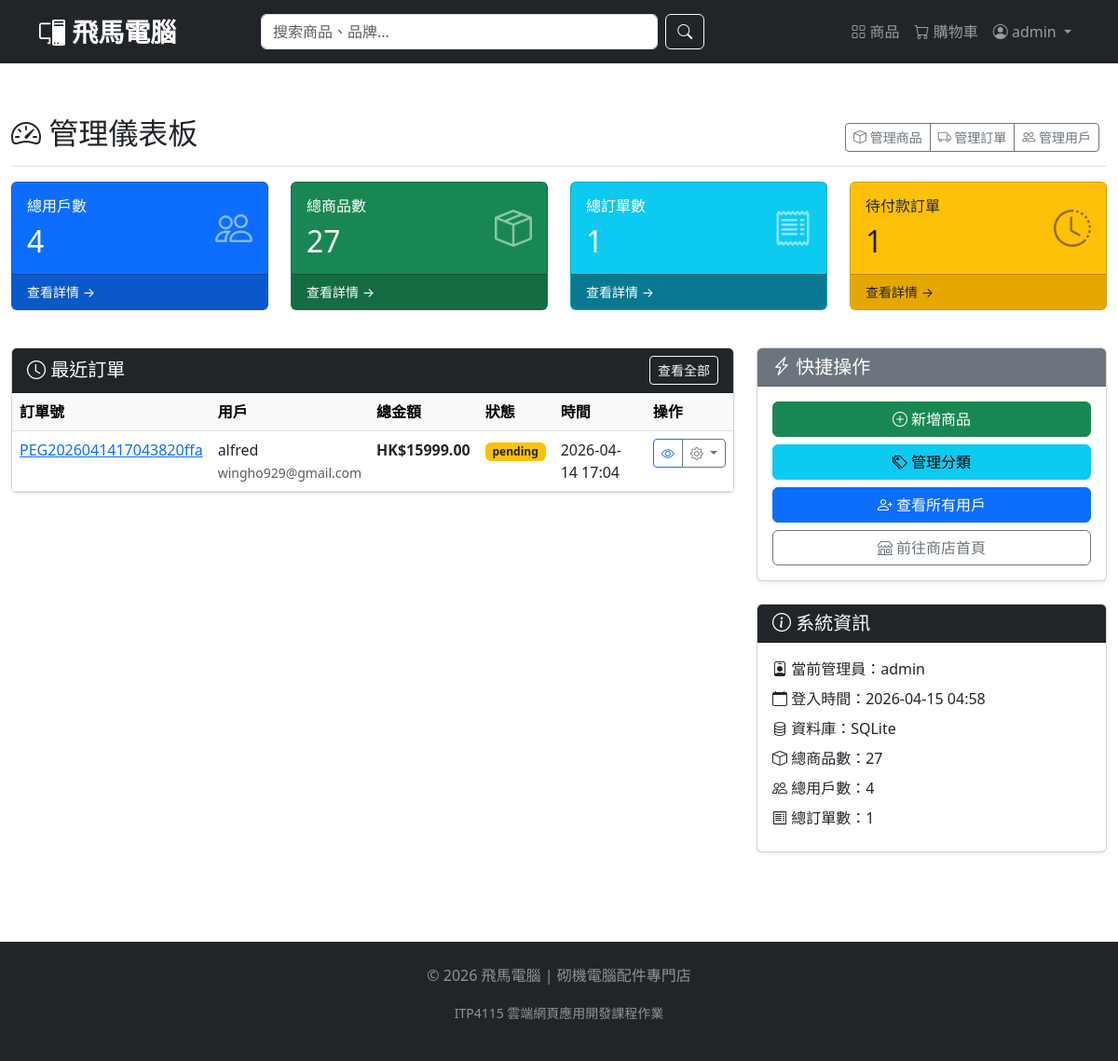
Page /admin/ (signed in) on the committed database.
### models.py (models this page shows, shortened)
class User(db.Model, UserMixin):
    __tablename__ = 'users'
    id = db.Column(db.Integer, primary_key=True)
    username = db.Column(db.String(80), unique=True, nullable=False)
    email = db.Column(db.String(120), unique=True, nullable=False)
    password_hash = db.Column(db.String(128), nullable=False)
    first_name = db.Column(db.String(50))
    last_name = db.Column(db.String(50))
    phone = db.Column(db.String(20))
    address = db.Column(db.String(200))
    is_admin = db.Column(db.Boolean, default=False)
    created_at = db.Column(db.DateTime, default=datetime.utcnow)
    last_login = db.Column(db.DateTime)
    login_count = db.Column(db.Integer, default=0)
    is_active = db.Column(db.Boolean, default=True)
    orders = db.relationship('Order', backref='user', lazy=True, cascade='all, delete-orphan')
    reviews = db.relationship('Review', backref='user', lazy=True, cascade='all, delete-orphan')

class Order(db.Model):
    __tablename__ = 'orders'
    id = db.Column(db.Integer, primary_key=True)
    order_number = db.Column(db.String(50), unique=True, nullable=False)
    user_id = db.Column(db.Integer, db.ForeignKey('users.id'), nullable=False)
    status = db.Column(db.String(20), default='pending')  # pending, paid, shipped, delivered, cancelled
    total_amount = db.Column(db.Float, nullable=False)
    shipping_address = db.Column(db.String(300), nullable=False)
    shipping_phone = db.Column(db.String(20), nullable=False)
    shipping_name = db.Column(db.String(100), nullable=False)
    payment_method = db.Column(db.String(50), default='cod')
    note = db.Column(db.Text)
    created_at = db.Column(db.DateTime, default=datetime.utcnow)
    updated_at = db.Column(db.DateTime, default=datetime.utcnow, onupdate=datetime.utcnow)
    paid_at = db.Column(db.DateTime)
    shipped_at = db.Column(db.DateTime)
    delivered_at = db.Column(db.DateTime)
    items = db.relationship('OrderItem', backref='order', lazy=True, cascade='all, delete-orphan')

### admin.py (the view)
    def wrapper(*args, **kwargs):
        if not current_user.is_authenticated or not current_user.is_admin:
            flash('需要管理员权限', 'danger')
            return redirect(url_for('index'))
        return func(*args, **kwargs)

### admin.py (called while the page is built)
def admin_required(func):
    def wrapper(*args, **kwargs):
        if not current_user.is_authenticated or not current_user.is_admin:
            flash('需要管理员权限', 'danger')
            return redirect(url_for('index'))
        return func(*args, **kwargs)
    wrapper.__name__ = func.__name__
    return wrapper

@admin_bp.route('/')
@login_required
@admin_required
def dashboard():
    total_users = User.query.count()
    total_products = Product.query.count()
    total_orders = Order.query.count()
    pending_orders = Order.query.filter_by(status='pending').count()
    recent_orders = Order.query.order_by(Order.created_at.desc()).limit(10).all()
    return render_template('admin/dashboard.html',
                         total_users=total_users,
                         total_products=total_products,
                         total_orders=total_orders,
                         pending_orders=pending_orders,
                         recent_orders=recent_orders)

### app.py (called while the page is built)
@login_manager.user_loader
def load_user(user_id):
    return User.query.get(int(user_id))

### templates/admin/dashboard.html (shortened to what this page needs)
{% extends "base.html" %}
{% block content %}
<div class="container-fluid py-4">
    <div class="d-flex justify-content-between flex-wrap flex-md-nowrap align-items-center pt-3 pb-2 mb-3 border-bottom">
        <h1 class="h2"><i class="bi bi-speedometer2"></i> 管理儀表板</h1>
        <div class="btn-toolbar mb-2 mb-md-0">
            <div class="btn-group me-2">
                <a href="{{ url_for('admin.admin_products') }}" class="btn btn-sm btn-outline-secondary">
                    <i class="bi bi-box"></i> 管理商品
                </a>
                <a href="{{ url_for('admin.admin_orders') }}" class="btn btn-sm btn-outline-secondary">
                    <i class="bi bi-truck"></i> 管理訂單
                </a>
                <a href="{{ url_for('admin.admin_users') }}" class="btn btn-sm btn-outline-secondary">
                    <i class="bi bi-people"></i> 管理用戶
                </a>
            </div>
        </div>
    </div>
    <div class="row mb-4">
        <div class="col-xl-3 col-md-6 mb-3">
            <div class="card bg-primary text-white h-100">
                <div class="card-body">
                    <div class="d-flex justify-content-between align-items-center">
                        <div>
                            <h6 class="mb-0">總用戶數</h6>
                            <h2 class="mt-2 mb-0">{{ total_users }}</h2>
                        </div>
                        <i class="bi bi-people fs-1 opacity-50"></i>
                    </div>
                </div>
                <div class="card-footer d-flex align-items-center justify-content-between small bg-primary-dark">
                    <a href="{{ url_for('admin.admin_users') }}" class="text-white stretched-link text-decoration-none">查看詳情 →</a>
                </div>
            </div>
        </div>
        <div class="col-xl-3 col-md-6 mb-3">
            <div class="card bg-success text-white h-100">
                <div class="card-body">
                    <div class="d-flex justify-content-between align-items-center">
                        <div>
                            <h6 class="mb-0">總商品數</h6>
                            <h2 class="mt-2 mb-0">{{ total_products }}</h2>
                        </div>
                        <i class="bi bi-box-seam fs-1 opacity-50"></i>
                    </div>
                </div>
                <div class="card-footer d-flex align-items-center justify-content-between small bg-success-dark">
                    <a href="{{ url_for('admin.admin_products') }}" class="text-white stretched-link text-decoration-none">查看詳情 →</a>
                </div>
            </div>
        </div>
        <div class="col-xl-3 col-md-6 mb-3">
            <div class="card bg-info text-white h-100">
                <div class="card-body">
                    <div class="d-flex justify-content-between align-items-center">
                        <div>
                            <h6 class="mb-0">總訂單數</h6>
                            <h2 class="mt-2 mb-0">{{ total_orders }}</h2>
                        </div>
                        <i class="bi bi-receipt fs-1 opacity-50"></i>
                    </div>
                </div>
                <div class="card-footer d-flex align-items-center justify-content-between small bg-info-dark">
                    <a href="{{ url_for('admin.admin_orders') }}" class="text-white stretched-link text-decoration-none">查看詳情 →</a>
                </div>
            </div>
        </div>
        <div class="col-xl-3 col-md-6 mb-3">
            <div class="card bg-warning text-dark h-100">
                <div class="card-body">
                    <div class="d-flex justify-content-between align-items-center">
                        <div>
                            <h6 class="mb-0">待付款訂單</h6>
                            <h2 class="mt-2 mb-0">{{ pending_orders }}</h2>
                        </div>
                        <i class="bi bi-clock-history fs-1 opacity-50"></i>
                    </div>
                </div>
                <div class="card-footer d-flex align-items-center justify-content-between small bg-warning-dark">
                    <a href="{{ url_for('admin.admin_orders', status='pending') }}" class="text-dark stretched-link text-decoration-none">查看詳情 →</a>
                </div>
            </div>
        </div>
    </div>
    <div class="row">
        <div class="col-lg-8 mb-4">
            <div class="card shadow-sm">
                <div class="card-header bg-dark text-white d-flex justify-content-between align-items-center">
                    <h5 class="mb-0"><i class="bi bi-clock"></i> 最近訂單</h5>
                    <a href="{{ url_for('admin.admin_orders') }}" class="btn btn-sm btn-outline-light">查看全部</a>
                </div>
                <div class="card-body p-0">
                    <div class="table-responsive">
                        <table class="table table-hover mb-0">
                            <thead class="table-light">
                                <tr>
                                    <th>訂單號</th>
                                    <th>用戶</th>
                                    <th>總金額</th>
                                    <th>狀態</th>
                                    <th>時間</th>
                                    <th>操作</th>
                                </tr>
                            </thead>
                            <tbody>
                                {% for order in recent_orders %}
                                <tr>
                                    <td>
                                        <a href="{{ url_for('order_detail', order_id=order.id) }}" target="_blank">
                                            {{ order.order_number }}
                                        </a>
                                    </td>
                                    <td>{{ order.user.username }}<br><small class="text-muted">{{ order.user.email }}</small></td>
                                    <td><span class="fw-bold">HK${{ "%.2f"|format(order.total_amount) }}</span></td>
                                    <td>
                                        <span class="badge
                                            {% if order.status == 'pending' %}bg-warning text-dark
                                            {% elif order.status == 'paid' %}bg-primary
                                            {% elif order.status == 'shipped' %}bg-info
                                            {% elif order.status == 'delivered' %}bg-success
                                            {% else %}bg-danger{% endif %}">
                                            {{ order.status }}
                                        </span>
                                    </td>
                                    <td>{{ order.created_at.strftime('%Y-%m-%d %H:%M') }}</td>
                                    <td>
                                        <div class="btn-group btn-group-sm">
                                            <a href="{{ url_for('order_detail', order_id=order.id) }}" class="btn btn-outline-primary" target="_blank">
                                                <i class="bi bi-eye"></i>
                                            </a>
                                            <button type="button" class="btn btn-outline-secondary dropdown-toggle" data-bs-toggle="dropdown">
                                                <i class="bi bi-gear"></i>
                                            </button>
                                        </div>
                                    </td>
                                </tr>
                                {% else %}
                                <tr>
                                    <td colspan="6" class="text-center py-4 text-muted">暫無訂單</td>
                                </tr>
                                {% endfor %}
                            </tbody>
                        </table>
                    </div>
                </div>
            </div>
        </div>
        <div class="col-lg-4 mb-4">
            <div class="card shadow-sm mb-4">
                <div class="card-header bg-secondary text-white">
                    <h5 class="mb-0"><i class="bi bi-lightning-charge"></i> 快捷操作</h5>
                </div>
                <div class="card-body">
                    <div class="d-grid gap-2">
                        <a href="{{ url_for('admin.add_product') }}" class="btn btn-success">
                            <i class="bi bi-plus-circle"></i> 新增商品
                        </a>
                        <a href="{{ url_for('admin.admin_categories') }}" class="btn btn-info">
                            <i class="bi bi-tags"></i> 管理分類
                        </a>
                        <a href="{{ url_for('admin.admin_users') }}?role=user" class="btn btn-primary">
                            <i class="bi bi-person-plus"></i> 查看所有用戶
                        </a>
                        <a href="{{ url_for('products') }}" class="btn btn-outline-secondary" target="_blank">
                            <i class="bi bi-shop"></i> 前往商店首頁
                        </a>
                    </div>
                </div>
            </div>
            <div class="card shadow-sm">
                <div class="card-header bg-dark text-white">
                    <h5 class="mb-0"><i class="bi bi-info-circle"></i> 系統資訊</h5>
                </div>
                <div class="card-body">
                    <ul class="list-unstyled mb-0">
                        <li class="mb-2"><i class="bi bi-person-badge"></i> 當前管理員：{{ current_user.username }}</li>
                        <li class="mb-2"><i class="bi bi-calendar"></i> 登入時間：{{ current_user.last_login.strftime('%Y-%m-%d %H:%M') if current_user.last_login else '-' }}</li>
                        <li class="mb-2"><i class="bi bi-database"></i> 資料庫：SQLite</li>
                        <li class="mb-2"><i class="bi bi-box"></i> 總商品數：{{ total_products }}</li>
                        <li class="mb-2"><i class="bi bi-people"></i> 總用戶數：{{ total_users }}</li>
                        <li class="mb-2"><i class="bi bi-receipt"></i> 總訂單數：{{ total_orders }}</li>
                    </ul>
                </div>
            </div>
        </div>
    </div>
</div>
{% endblock %}

### templates/base.html (shortened to what this page needs)
<!DOCTYPE html>
<html lang="zh-HK">
<head>
    <link href="https://cdn.jsdelivr.net/npm/bootstrap@5.3.0-alpha1/dist/css/bootstrap.min.css" rel="stylesheet">
    <link rel="stylesheet" href="https://cdn.jsdelivr.net/npm/bootstrap-icons@1.11.0/font/bootstrap-icons.css">
    <link href="{{ url_for('static', filename='css/style.css') }}" rel="stylesheet">
</head>
<body>
    <nav class="navbar navbar-expand-lg navbar-dark bg-dark sticky-top">
        <div class="container">
            <a class="navbar-brand fw-bold fs-3" href="{{ url_for('index') }}">
                <i class="bi bi-pc-display"></i> 飛馬電腦
            </a>
            <div class="collapse navbar-collapse" id="navbarMain">
                <form class="d-flex mx-auto w-50" action="{{ url_for('products') }}" method="get">
                    <input class="form-control me-2" type="search" name="search" placeholder="搜索商品、品牌..." aria-label="Search">
                    <button class="btn btn-outline-light" type="submit"><i class="bi bi-search"></i></button>
                </form>
                <ul class="navbar-nav ms-auto">
                    <li class="nav-item"><a class="nav-link" href="{{ url_for('products') }}"><i class="bi bi-grid"></i> 商品</a></li>
                    <li class="nav-item"><a class="nav-link position-relative" href="{{ url_for('cart') }}">
                        <i class="bi bi-cart"></i> 購物車
                    </a></li>
                    {% if current_user.is_authenticated %}
                        <li class="nav-item dropdown">
                            <a class="nav-link dropdown-toggle" href="#" data-bs-toggle="dropdown">
                                <i class="bi bi-person-circle"></i> {{ current_user.username }}
                            </a>
                        </li>
                    {% else %}
                        <li class="nav-item"><a class="nav-link" href="{{ url_for('login') }}"><i class="bi bi-box-arrow-in-right"></i> 登入</a></li>
                        <li class="nav-item"><a class="nav-link" href="{{ url_for('register') }}"><i class="bi bi-person-plus"></i> 註冊</a></li>
                    {% endif %}
                </ul>
            </div>
        </div>
    </nav>
    {% block content %}{% endblock %}
    <footer class="bg-dark text-white-50 mt-5 py-4">
        <div class="container text-center">
            <p>&copy; 2026 飛馬電腦 | 砌機電腦配件專門店</p>
            <p><small>ITP4115 雲端網頁應用開發課程作業</small></p>
        </div>
    </footer>
</body>
</html>

### templates/admin/dashboard.html (style rules this page uses)
.bg-primary-dark { background-color: #0a58ca; }
.bg-success-dark { background-color: #146c43; }
.bg-info-dark { background-color: #087990; }
.bg-warning-dark { background-color: #e6a700; }

### rows in the picture
User: username "admin", last_login "2026-04-15 04:58"
Order: order_number "PEG2026041417043820ffa", user.username "alfred", user.email "wingho929@gmail.com", total_amount "15999.00", status "pending", created_at "2026-04-14 17:04"

### other values in the picture
{{ total_users }} "4"
{{ total_products }} "27"
{{ total_orders }} "1"
{{ pending_orders }} "1"
